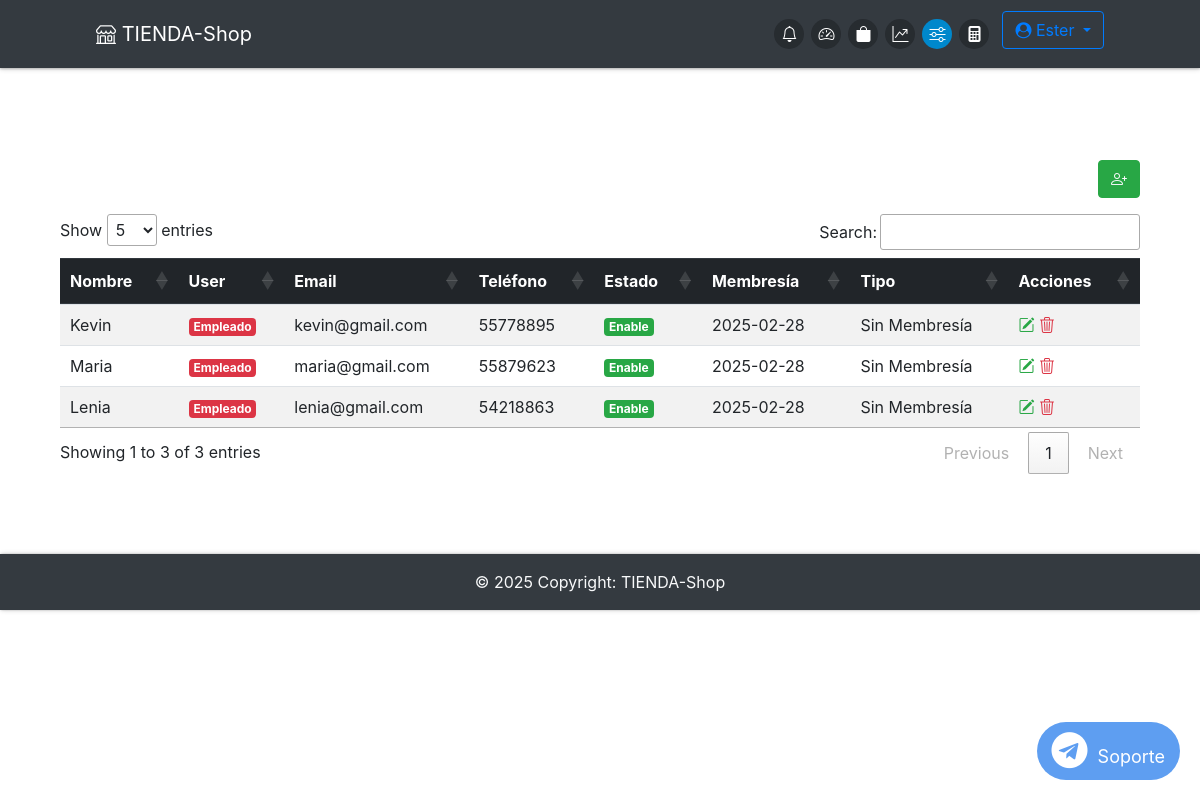
The page /admin/configuracion (signed in) on the database its author committed.
### app/db_models.py (models this page shows, shortened)
class User(UserMixin, db.Model):
    __tablename__ = "users"
    id = db.Column(db.Integer, primary_key=True)
    name = db.Column(db.Text, nullable=False)
    email = db.Column(db.String(50), nullable=False, unique=True)
    phone = db.Column(db.String(50), nullable=False)
    password = db.Column(db.String(250), nullable=False)
    admin = db.Column(db.Integer, nullable=False, default=0)
    email_confirmed = db.Column(db.Integer, nullable=False, default=1)
    created_by = db.Column(db.Integer, db.ForeignKey('users.id'), nullable=True)  # ID del creador
    registration_date = db.Column(db.DateTime, default=lambda: datetime.now(timezone.utc))  # Fecha de registro
    membership_expiration = db.Column(db.DateTime, nullable=True)  # Fecha de vencimiento de membresía
    membership_id = db.Column(db.Integer, db.ForeignKey('memberships.id'), nullable=True)  # Relación con membresía
    membership = db.relationship('Membership', backref='users')
    employees = db.relationship('User', backref='creator', remote_side=[id], lazy='select')  # Relación empleados
    cart = db.relationship('Cart', backref='buyer')
    orders = db.relationship("Order", backref='customer', foreign_keys="[Order.uid]")  # Relación con clave foránea especificada

### app/admin/routes.py (the view)
@admin.route('/configuracion', methods=['GET'])
def configuracion():
    admin_alias = aliased(User)
    memberships = Membership.query.all()
    if current_user.id == 1:  # Supongamos que el superadmin tiene ID 1
        users = db.session.query(
            User,  # El usuario actual
            admin_alias.name.label('creator_name')  # Nombre del creador
        ).outerjoin(
            admin_alias, User.created_by == admin_alias.id  # Relacionar creado_por con ID del administrador
        ).all()
    else:
        users = db.session.query(
            User,
            admin_alias.name.label('creator_name')
        ).outerjoin(
            admin_alias, User.created_by == admin_alias.id
        ).filter(
            User.created_by == current_user.id  # Filtrar solo usuarios creados por el administrador actual
        ).all()
    user_data = [
        {
            'id': user.id,
            'name': user.name,
            'email': user.email,
            'admin': user.admin,
            'phone': user.phone,
            'password': user.password,
            'email_confirmed': user.email_confirmed,
            'created_by': user.created_by,
            'registration_date': user.registration_date,
            'membership_expiration': user.membership_expiration,
            'membership_id': user.membership_id,  # Para que se seleccione la membresía en el modal
            'creator_name': creator_name if creator_name else 'Sin Admin'
        }
        for user, creator_name in users
    ]
    return render_template('admin/configuracion.html', users=user_data, memberships=memberships, user=current_user)

### app/__init__.py (called while the page is built)
@app.context_processor
def inject_now():
	return {'now': datetime.now(timezone.utc)}

@login_manager.user_loader
def load_user(user_id):
	return User.query.get(user_id)

@app.after_request
def add_no_cache_headers(response):
    response.headers["Cache-Control"] = "no-store, no-cache, must-revalidate, max-age=0"
    response.headers["Pragma"] = "no-cache"
    response.headers["Expires"] = "-1"
    return response

### app/admin/templates/admin/configuracion.html (shortened to what this page needs)
{% extends "admin/base.html" %}
{% block content %}
<div class="container-fluid">
    <div class="d-flex justify-content-end mb-3">
        <div class="add-new btn-success btn">
           <a href="{{ url_for('register') }}" data-toggle="tooltip" title="Añadir Empleado" class="text-light">
              <i class="bi bi-person-plus"></i>
           </a>
        </div>
      </div>
    <div class="table-responsive">
        <table id="userTable" class="table table-striped table-hover">
            <thead class="thead-dark">
                <tr>
                    <th>Nombre</th>
                    <th>User</th>
                    <th>Email</th>
                    <th>Teléfono</th>
                    <th>Estado</th>
                    <th>Membresía</th>
                    <th>Tipo</th>
                    <th>Acciones</th>
                </tr>
            </thead>
            <tbody id="userTableBody">
                {% for user in users %}
                <tr>
                    <td>{{ user.name }}</td>
                    <td>
                        <span class="badge {{ 'badge-success' if user.admin else 'badge-danger' }}">
                            {% if current_user.id == 1 and not user.admin %}
                                Empleado + {{ user['creator_name'] if user['creator_name'] else 'Sin Admin' }}
                            {% else %}
                                {{ 'Admin' if user.admin else 'Empleado' }}
                            {% endif %}
                        </span>
                    </td>
                    <td>{{ user.email }}</td>
                    <td>{{ user.phone }}</td>
                    <td>
                        <span class="badge {{ 'badge-success' if user.email_confirmed else 'badge-danger' }}">
                            {{ 'Enable' if user.email_confirmed else 'Disable' }}
                        </span>
                    </td>
                    <td>
                        {% if user.membership_expiration %}
                            {{ user.membership_expiration.strftime('%Y-%m-%d') }}
                        {% else %}
                            Sin Membresía
                        {% endif %}
                    </td>
                    <td>
                        {% if user.membership %}
                            {{ user.membership.name }}
                        {% else %}
                            Sin Membresía
                        {% endif %}
                    </td>
                    <td>
                        <a href="#" class="edit-user"
                                data-id="{{ user.id }}"
                                data-name="{{ user.name }}"
                                data-email="{{ user.email }}"
                                data-phone="{{ user.phone }}"
                                data-membership-expiration="{{ user.membership_expiration }}"
                                data-membership-id="{{ memberships.membership_id }}">
                        <i class="bi bi-pencil-square text-success"></i>
                        </a>
                        <a href="{{ url_for('admin.delete_user', id=user.id) }}" onclick="return confirm('¿Estás seguro de que deseas eliminar al usuario {{ user.name }}?');"><i class="bi bi-trash3 text-danger"></i></a>
                    </td>
                </tr>
                {% endfor %}
            </tbody>
        </table>
    </div>
</div>
{% endblock %}

### app/admin/templates/admin/base.html (shortened to what this page needs)
{% import "bootstrap/wtf.html" as wtf %}
<!DOCTYPE html>
<html lang="en">
<head>
  <link rel="stylesheet" href="https://maxcdn.bootstrapcdn.com/bootstrap/4.0.0/css/bootstrap.min.css"
>
  <link href="https://cdn.jsdelivr.net/gh/gitbrent/bootstrap4-toggle@3.6.1/css/bootstrap4-toggle.min.css"
    rel="stylesheet">
  <link rel="stylesheet" type="text/css" href="{{ url_for('static', filename='styles.css') }}">
  <link rel="stylesheet" href="https://cdnjs.cloudflare.com/ajax/libs/font-awesome/4.7.0/css/font-awesome.min.css">
  <link rel="stylesheet" href="https://cdn.jsdelivr.net/npm/bootstrap-icons@1.11.3/font/bootstrap-icons.min.css">
  <link rel="stylesheet" type="text/css" href="https://cdn.datatables.net/1.11.3/css/jquery.dataTables.css">
  <link href="https://cdn.jsdelivr.net/npm/bootstrap-switch-button/css/bootstrap-switch-button.min.css" rel="stylesheet">
  </head>
<body>
<nav class="navbar navbar-dark bg-dark fixed-top">
  <a class="navbar-brand" href="{{ url_for('home') }}" data-toggle="tooltip" title="Inicio">
      <i class="bi bi-shop"></i> TIENDA-Shop
    </a>
  <ul class="navbar-nav d-flex flex-row">
    {% if not current_user.is_authenticated %}
    <li class="nav-item {% if request.endpoint == 'login' %}active{% endif %}">
      <a class="nav-link" href="{{ url_for('login') }}" data-toggle="tooltip" title="Iniciar Sesión">
        <div class="icon-circle">
          <i class="bi bi-box-arrow-in-right"></i>
        </div>
      </a>
    </li>
    {% else %}
    <li class="nav-item {% if request.endpoint == 'orders' %}active{% endif %}">
      <a class="nav-link" href="{{ url_for('orders') }}" data-toggle="tooltip" title="Órdenes">
        <div class="icon-circle">
          <i class="bi bi-bell"></i>
        </div>
      </a>
    </li>
    <li class="nav-item {% if request.endpoint == 'admin.dashboard' %}active{% endif %}">
      <a class="nav-link" href="{{ url_for('admin.dashboard') }}" data-toggle="tooltip" title="Dashboard">
        <div class="icon-circle">
          <i class="bi bi-speedometer2"></i>
        </div>
      </a>
    </li>
    <li class="nav-item {% if request.endpoint == 'admin.items' %}active{% endif %}">
      <a class="nav-link" href="{{ url_for('admin.items') }}" data-toggle="tooltip" title="Productos">
        <div class="icon-circle">
          <i class="bi bi-bag-fill"></i>
        </div>
      </a>
    </li>
    <li class="nav-item {% if request.endpoint == 'admin.statictics' %}active{% endif %}">
      <a class="nav-link" href="{{ url_for('admin.statictics') }}" data-toggle="tooltip" title="Estadísticas">
        <div class="icon-circle">
          <i class="bi bi-graph-up-arrow"></i>
        </div>
      </a>
    </li>
    <li class="nav-item {% if request.endpoint == 'admin.configuracion' %}active{% endif %}">
      <a class="nav-link" href="{{ url_for('admin.configuracion') }}" data-toggle="tooltip" title="Configuración">
        <div class="icon-circle">
          <i class="bi bi-sliders"></i>
        </div>
      </a>
    </li>
    <li class="nav-item mr-2">
      <a class="nav-link" data-toggle="modal" data-target="#fullScreenModal"
        data-toggle="tooltip" title="Calculadora">
        <div class="icon-circle">
          <i class="bi bi-calculator-fill"></i>
        </div>
      </a>
    </li>
    <div class="dropdown ml-auto">
      <a class="btn btn-outline-primary dropdown-toggle" href="#" id="navbarDropdown" role="button" data-toggle="dropdown" aria-haspopup="true" aria-expanded="false">
        <i class="fa fa-user-circle"></i> {{ current_user.name }}
      </a>
    </div>
    {% endif %}
  </ul>
</nav>
  <div class="container">
    <div class="main">
      {% block content %}
      {% endblock %}
      <a href="https://t.me/soporte" target="_blank" class="telegram-float">
      <i class="fa fa-telegram fa-2x"></i> Soporte
      </a>
    </div>
  </div>
  <footer class="bg-dark text-center text-lg-start text-light">
    <div class="text-center p-3">
      © {{ now.year }} Copyright:
      TIENDA-Shop
    </div>
  </footer>
</body>
</html>

### app/static/styles.css (style rules this page uses)
.main { padding: 10vh 0; }
.navbar { padding: .7rem 6rem; box-shadow: 0 1px 2px 0 rgba(0, 0, 0, 0.2), 0 1px 5px 0 rgba(0, 0, 0, 0.19); }
footer { box-shadow: 1px 0 2px 0 rgba(0, 0, 0, 0.2), 1px 0 5px 0 rgba(0, 0, 0, 0.19); }
.telegram-float { position: fixed; bottom: 20px; right: 20px; background-color: #5e9ef1; color: #fff; text-align: center; border-radius: 50px; box-shadow: 2px 2px 10px rgba(0, 0, 0, 0); padding: 10px 15px; font-size: 18px; z-index: 9999; text-decoration: none; transition: opacity 0.3s ease, transform 0.3s ease; opacity: 1; }
.telegram-float i { margin-right: 5px; }
body { padding-top: 80px; }
.navbar { position: absolute; top: 0; z-index: 1050; }
.icon-circle { width: 30px; height: 30px; display: flex; align-items: center; justify-content: center; border-radius: 50%; background-color: rgba(3, 3, 3, 0.26); color: white; margin: 0 2px; transition: background-color 0.3s, color 0.3s; }
.nav-item.active .icon-circle { background-color: #0088cc; color: white; }
.navbar-nav { gap: 3px; }

### rows shown on the page
User: name "Ester"
User: name "Kevin", admin "Empleado", email "kevin@gmail.com", phone "55778895", email_confirmed "Enable", membership_expiration "2025-02-28"
User: name "Maria", admin "Empleado", email "maria@gmail.com", phone "55879623", email_confirmed "Enable", membership_expiration "2025-02-28"
User: name "Lenia", admin "Empleado", email "lenia@gmail.com", phone "54218863", email_confirmed "Enable", membership_expiration "2025-02-28"
